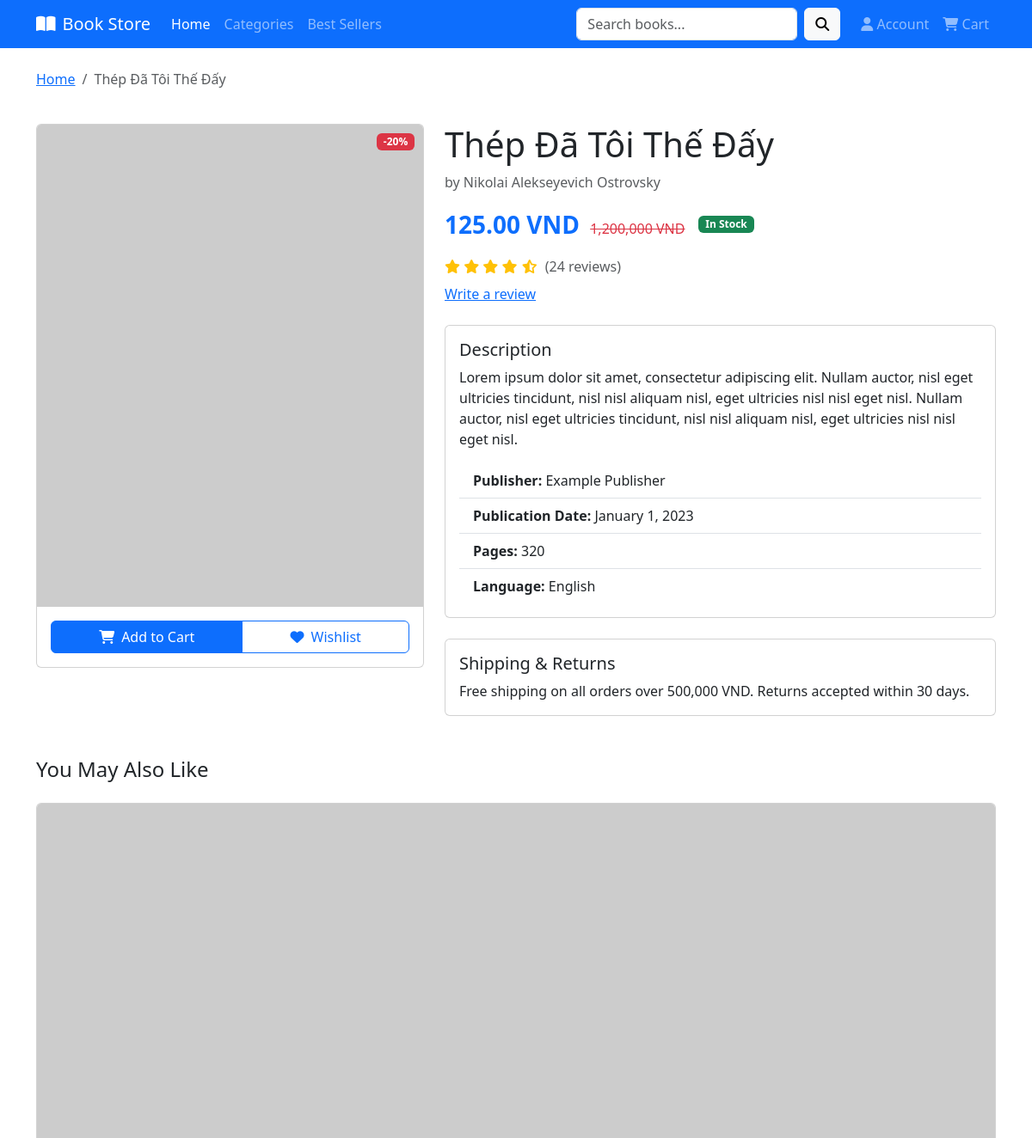
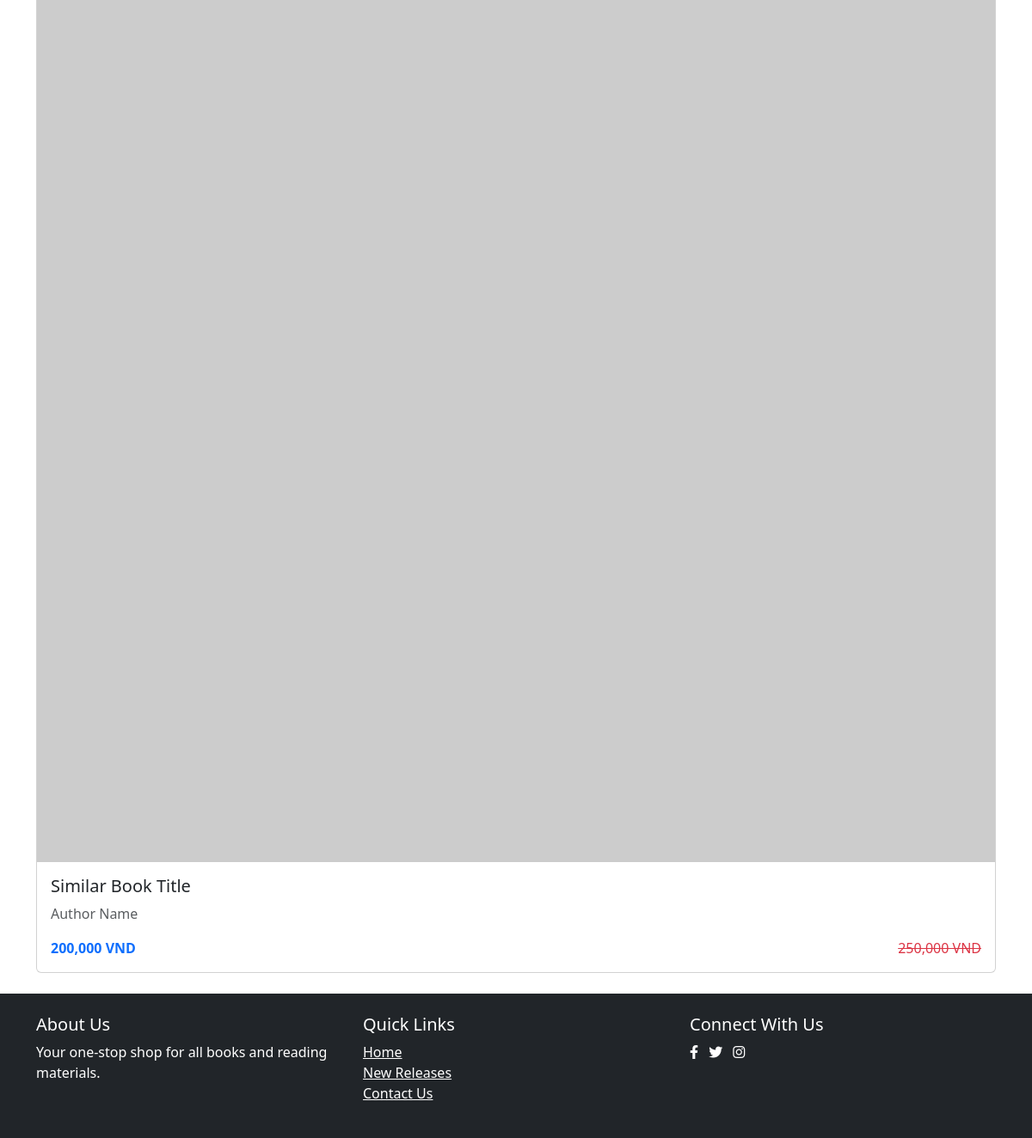
Screenshot of /books/book/1/ with the database file from the repository (2 pictures, top to bottom).
### bai2/models.py (models this page shows, shortened)
class Book(models.Model):
    title = models.CharField(max_length=200)
    author = models.CharField(max_length=100)
    price = models.DecimalField(max_digits=6, decimal_places=2)
    description = models.TextField()
    cover_image = models.ImageField(upload_to = 'book_covers/', blank=True)
    created_at = models.DateTimeField(auto_now_add=True)
    available = models.BooleanField(default=True)
    updated_at = models.DateTimeField(auto_now=True)

### bai2/views.py (the view)
# urls.py: path('book/<int:pk>/', views.book_detail, name='book_detail'),
def book_detail(request, pk):
    book = get_object_or_404(Book, pk=pk, available=True)
    return render(request, 'bai2/book_detail.html', {'book': book})

### bai2/templates/bai2/book_detail.html (shortened to what this page needs)
{% extends 'bai2/base.html' %}
{% block content %}
<div class="row mb-4">
    <div class="col-12">
        <nav aria-label="breadcrumb">
            <ol class="breadcrumb">
                <li class="breadcrumb-item"><a href="{% url 'bai2:book_list' %}">Home</a></li>
                <li class="breadcrumb-item active" aria-current="page">{{ book.title }}</li>
            </ol>
        </nav>
    </div>
</div>
<div class="row">
    <div class="col-md-5">
        <div class="card mb-4">
            <div class="position-relative">
                <img src="https://via.placeholder.com/400x500?text=Book+Cover" class="card-img-top" alt="{{ book.title }}">
                <span class="badge bg-danger discount-badge">-20%</span>
            </div>
            <div class="card-body text-center">
                <div class="btn-group w-100">
                    <button class="btn btn-primary">
                        <i class="fas fa-shopping-cart me-2"></i>Add to Cart
                    </button>
                    <button class="btn btn-outline-primary">
                        <i class="fas fa-heart me-2"></i>Wishlist
                    </button>
                </div>
            </div>
        </div>
    </div>
    <div class="col-md-7">
        <h1 class="display-6">{{ book.title }}</h1>
        <p class="text-muted">by {{ book.author }}</p>
        <div class="d-flex align-items-center mb-3">
            <div class="me-3">
                <span class="text-primary fs-3 fw-bold">{{ book.price }} VND</span>
                <span class="text-danger ms-2"><del>1,200,000 VND</del></span>
            </div>
            <span class="badge bg-success">In Stock</span>
        </div>
        <div class="mb-4">
            <div class="d-flex align-items-center mb-2">
                <div class="text-warning me-2">
                    <i class="fas fa-star"></i>
                    <i class="fas fa-star"></i>
                    <i class="fas fa-star"></i>
                    <i class="fas fa-star"></i>
                    <i class="fas fa-star-half-alt"></i>
                </div>
                <span class="text-muted">(24 reviews)</span>
            </div>
            <a href="#reviews" class="text-primary">Write a review</a>
        </div>
        <div class="card mb-4">
            <div class="card-body">
                <h5 class="card-title">Description</h5>
                <p class="card-text">Lorem ipsum dolor sit amet, consectetur adipiscing elit. Nullam auctor, nisl eget ultricies tincidunt, nisl nisl aliquam nisl, eget ultricies nisl nisl eget nisl. Nullam auctor, nisl eget ultricies tincidunt, nisl nisl aliquam nisl, eget ultricies nisl nisl eget nisl.</p>
                <ul class="list-group list-group-flush">
                    <li class="list-group-item"><strong>Publisher:</strong> Example Publisher</li>
                    <li class="list-group-item"><strong>Publication Date:</strong> January 1, 2023</li>
                    <li class="list-group-item"><strong>Pages:</strong> 320</li>
                    <li class="list-group-item"><strong>Language:</strong> English</li>
                </ul>
            </div>
        </div>
        <div class="card">
            <div class="card-body">
                <h5 class="card-title">Shipping & Returns</h5>
                <p class="card-text">Free shipping on all orders over 500,000 VND. Returns accepted within 30 days.</p>
            </div>
        </div>
    </div>
</div>
<div class="row mt-5">
    <div class="col-12">
        <h4 class="mb-4">You May Also Like</h4>
        <div class="row">
            <div class="col">
                <div class="card">
                    <img src="https://via.placeholder.com/200x250?text=Similar+Book" class="card-img-top" alt="Similar Book">
                    <div class="card-body">
                        <h5 class="card-title">Similar Book Title</h5>
                        <p class="card-text text-muted">Author Name</p>
                        <div class="d-flex justify-content-between">
                            <span class="text-primary fw-bold">200,000 VND</span>
                            <span class="text-danger"><del>250,000 VND</del></span>
                        </div>
                    </div>
                </div>
            </div>
        </div>
    </div>
</div>
{% endblock %}

### bai2/templates/bai2/base.html (style rules this page uses)
.discount-badge { position: absolute; top: 10px; right: 10px; }

### rows the page displays
Book: title "Thép Đã Tôi Thế Đấy", author "Nikolai Alekseyevich Ostrovsky", price "125.00"
